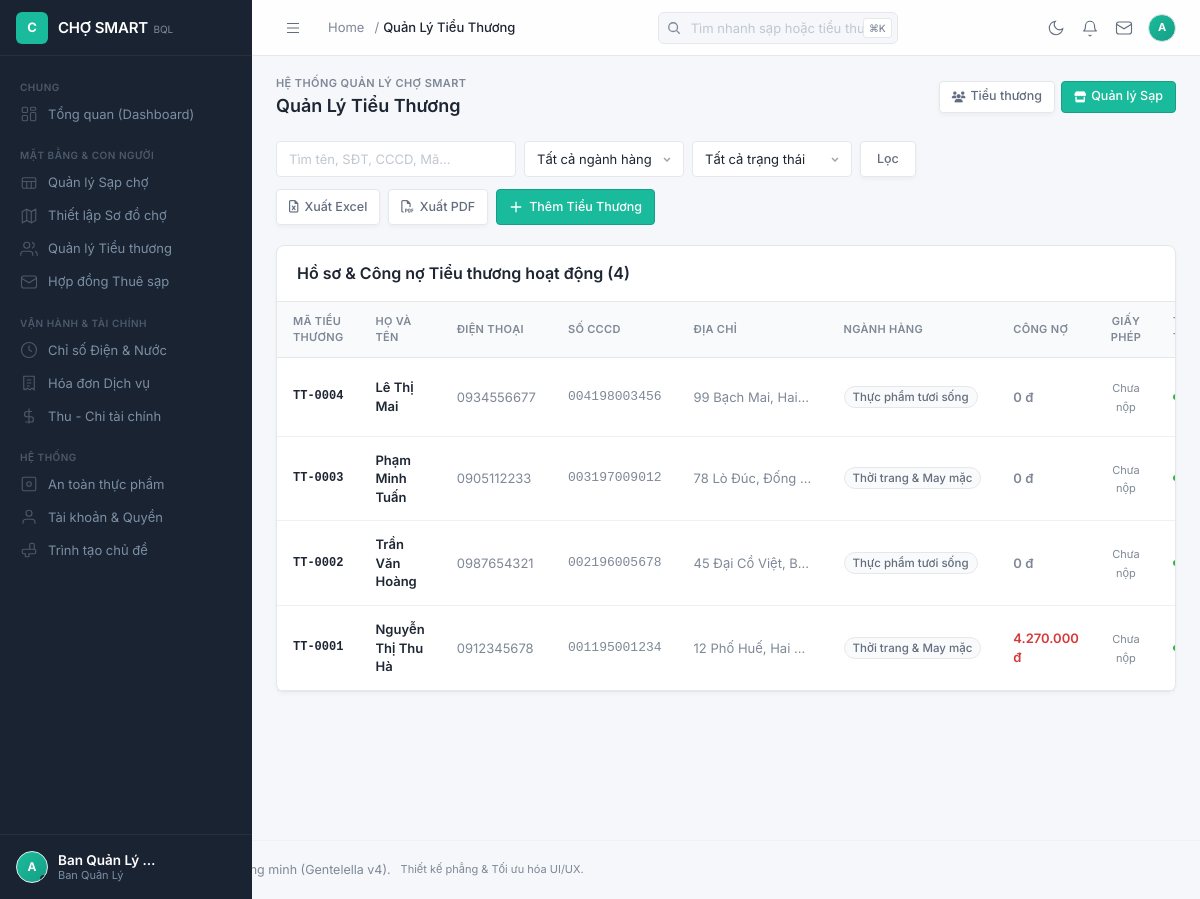
Screenshot of /admin/traders (signed in) with the database file from the repository.
### tables this page shows
CREATE TABLE `traders` (
    `id` INT AUTO_INCREMENT PRIMARY KEY,
    `trader_code` VARCHAR(50) NOT NULL UNIQUE,
    `fullname` VARCHAR(100) NOT NULL,
    `phone` VARCHAR(15) NOT NULL,
    `cccd` VARCHAR(20) NOT NULL UNIQUE,
    `business_line_id` INT NULL,
    `address` TEXT NULL,
    `description` TEXT NULL,            
    `license_file` TEXT NULL,           
    `status_id` INT NOT NULL,
    `created_at` TIMESTAMP DEFAULT CURRENT_TIMESTAMP,
    `updated_at` TIMESTAMP DEFAULT CURRENT_TIMESTAMP ON UPDATE CURRENT_TIMESTAMP,
    FOREIGN KEY (`status_id`) REFERENCES `system_statuses`(`id`) ON DELETE RESTRICT,
    FOREIGN KEY (`business_line_id`) REFERENCES `business_lines`(`id`) ON DELETE SET NULL
);

CREATE TABLE `business_lines` (
    `id` INT AUTO_INCREMENT PRIMARY KEY,
    `line_code` VARCHAR(50) NOT NULL UNIQUE,
    `line_name` VARCHAR(100) NOT NULL,
    `description` TEXT NULL,
    `created_at` TIMESTAMP DEFAULT CURRENT_TIMESTAMP,
    `updated_at` TIMESTAMP DEFAULT CURRENT_TIMESTAMP ON UPDATE CURRENT_TIMESTAMP
);

### index.php (called while the page is built, shortened)
<?php
spl_autoload_register(function ($className) {
    $classFileApp1 = DIR_APP . '/' . $className . '.class.php';
    $classFileApp2 = DIR_APP . '/' . $className . '.php';
    if (file_exists($classFileApp1)) {
        return;
    } elseif (file_exists($classFileApp2)) {
        require_once $classFileApp2;
        return;
    }
    $classFileModel = DIR_MODEL . '/' . $className . '.php';
    if (file_exists($classFileModel)) {
        return;
    }
    $classFileController = DIR_CONTROLLER . '/' . $className . '.php';
    if (file_exists($classFileController)) {
        return;
    }
});
try {
    $router = new router();
    $router->dispatch();
} catch (Exception $e) {
    echo "<h1>Hệ thống gặp sự cố</h1>";
    echo "<p>" . $e->getMessage() . "</p>";
}

### application/database.class.php (called while the page is built, shortened)
<?php
class database {
    private static $instance = null;
    private $conn;
    private function __construct() {
        $dsn = "mysql:host=" . DB_HOST . ";port=" . DB_PORT . ";dbname=" . DB_NAME . ";charset=utf8mb4";
        $options = [
            PDO::ATTR_ERRMODE            => PDO::ERRMODE_EXCEPTION,
            PDO::ATTR_DEFAULT_FETCH_MODE => PDO::FETCH_ASSOC,
            PDO::ATTR_EMULATE_PREPARES   => false,
        ];
        try {
            $this->conn = new PDO($dsn, DB_USER, DB_PASS, $options);
        } catch (PDOException $e) {
            throw new Exception("Kết nối Database thất bại: " . $e->getMessage());
        }
    }
    public static function getInstance() {
        if (self::$instance === null) {
            self::$instance = new self();
        }
        return self::$instance;
    }
    public function query($sql, $params = []) {
        $stmt = $this->conn->prepare($sql);
        $stmt->execute($params);
        return $stmt;
    }
    public function select($sql, $params = []) {
        $stmt = $this->query($sql, $params);
        return $stmt->fetchAll();
    }
}

### model/traderModel.php (called while the page is built, shortened)
<?php
class traderModel {
    private $db;
    public function __construct() {
        $this->db = database::getInstance();
    }
    public function getAllTraders($search = '', $business_line_id = '', $status = '') {
        $sql = "SELECT t.*,
                       (
                           SELECT COALESCE(SUM(b.total_amount - b.paid_amount), 0)
                           FROM bills b
                           JOIN contracts c ON b.contract_id = c.id
                           WHERE c.trader_id = t.id AND b.status IN ('unpaid', 'partially_paid')
                       ) AS total_debt,
                        ss.code AS status_code,
                        ss.status_name,
                        sc.color_class,
                        bl.line_name AS business_line_name,
                        bl.line_code AS business_line_code
                FROM traders t
                LEFT JOIN system_statuses ss ON ss.id = t.status_id
                LEFT JOIN status_colors sc ON ss.color_id = sc.id
                LEFT JOIN business_lines bl ON bl.id = t.business_line_id
                WHERE ss.code != '99'";
        $params = [];
        $sql .= " ORDER BY t.id DESC";
        return $this->db->select($sql, $params);
    }
}

### template/backend/trader/table_rows.php (the view, shortened to what this page needs)
<?php
if (!empty($traders)):
    foreach ($traders as $index => $trader):
        $debtVal = (float)($trader['total_debt'] ?? 0);
?>
        <tr style="border-bottom: 1px solid var(--border-color);" data-trader-row="<?php echo $trader['id']; ?>">
            <td class="cell-mono" style="padding: 14px 16px; font-weight: 600; color: var(--text-heading);">
                <?php echo htmlspecialchars($trader['trader_code']); ?>
            </td>
            <td style="padding: 14px 16px; font-weight: 600; color: var(--text-heading);">
                <?php echo htmlspecialchars($trader['fullname']); ?>
            </td>
            <td style="padding: 14px 16px; color: var(--text-muted);">
                <?php echo htmlspecialchars($trader['phone']); ?>
            </td>
            <td style="padding: 14px 16px; color: var(--text-muted); font-family: monospace;">
                <?php echo htmlspecialchars($trader['cccd']); ?>
            </td>
            <td style="padding: 14px 16px; color: var(--text-muted); max-width: 150px; overflow: hidden; text-overflow: ellipsis; white-space: nowrap;" title="<?php echo htmlspecialchars($trader['address']); ?>">
                <?php echo htmlspecialchars($trader['address']); ?>
            </td>
            <td style="padding: 14px 16px;">
                <span class="chip"><?php echo htmlspecialchars($trader['business_line_name'] ?: 'Chưa cập nhật'); ?></span>
            </td>
            <td style="padding: 14px 16px; font-weight: 600; color: <?php echo $debtVal > 0 ? 'var(--red)' : 'var(--text-muted)'; ?>;">
                <?php echo number_format($debtVal, 0, ',', '.') . ' đ'; ?>
            </td>
            <td style="padding: 14px 16px; text-align: center;">
                <?php
                $files = [];
                if (!empty($files)):
                ?>
                    <div style="display: flex; gap: 6px; justify-content: center; align-items: center; flex-wrap: wrap;">
                        <?php foreach ($files as $index => $f): ?>
                            <a href="<?php echo BASE_URL; ?>uploads/traders/<?php echo htmlspecialchars($f); ?>" target="_blank" class="btn btn-ghost btn-sm" style="padding: 4px; color: var(--primary); display: inline-flex;" title="Xem tài liệu <?php echo $index + 1; ?>">
                                <i class="fa-regular fa-file-pdf" style="font-size: 15px;"></i>
                            </a>
                        <?php endforeach; ?>
                    </div>
                <?php else: ?>
                    <span style="color: var(--text-muted); font-size: 11px;">Chưa nộp</span>
                <?php endif; ?>
            </td>
            <td style="padding: 14px 16px;">
            </td>
        </tr>
    <?php endforeach; ?>
<?php else: ?>
    <tr>
        <td colspan="10" style="padding: 30px; text-align: center; color: var(--text-muted);">Không có dữ liệu tiểu thương.</td>
    </tr>
<?php endif; ?>

### rows the page displays
traders: trader_code "TT-0004", fullname "Lê Thị Mai", phone "0934556677", cccd "004198003456", address "99 Bạch Mai, Hai…", business_line.line_name "Thực phẩm tươi sống", debtVal "0"
traders: trader_code "TT-0003", fullname "Phạm Minh Tuấn", phone "0905112233", cccd "003197009012", address "78 Lò Đúc, Đống…", business_line.line_name "Thời trang & May mặc", debtVal "0"
traders: trader_code "TT-0002", fullname "Trần Văn Hoàng", phone "0987654321", cccd "002196005678", address "45 Đại Cồ Việt, B…", business_line.line_name "Thực phẩm tươi sống", debtVal "0"
traders: trader_code "TT-0001", fullname "Nguyễn Thị Thu Hà", phone "0912345678", cccd "001195001234", address "12 Phố Huế, Hai…", business_line.line_name "Thời trang & May mặc", debtVal "4.270.000"

### other values shown
substr(session::get('username', 'Q'), 0, 1) "A"
session::get('user_fullname', 'BQL Chợ') "Ban Quản Lý…"
$title "Quản Lý Tiểu Thương"
count($traders) "4"
